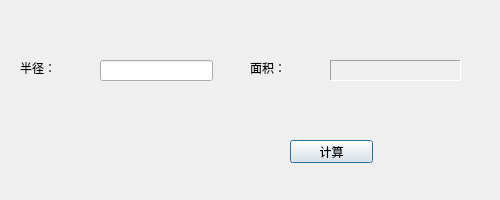
<?xml version="1.0" encoding="UTF-8"?>
<ui version="4.0">
 <class>Dialog</class>
 <widget class="QDialog" name="Dialog">
  <property name="geometry">
   <rect>
    <x>0</x>
    <y>0</y>
    <width>500</width>
    <height>200</height>
   </rect>
  </property>
  <property name="windowTitle">
   <string>Dialog</string>
  </property>
  <widget class="QLabel" name="radiusLabel">
   <property name="geometry">
    <rect>
     <x>20</x>
     <y>60</y>
     <width>68</width>
     <height>15</height>
    </rect>
   </property>
   <property name="text">
    <string>半径：</string>
   </property>
  </widget>
  <widget class="QLabel" name="areaLabel_1">
   <property name="geometry">
    <rect>
     <x>250</x>
     <y>60</y>
     <width>68</width>
     <height>15</height>
    </rect>
   </property>
   <property name="text">
    <string>面积：</string>
   </property>
  </widget>
  <widget class="QLabel" name="areaLabel_2">
   <property name="geometry">
    <rect>
     <x>330</x>
     <y>60</y>
     <width>131</width>
     <height>21</height>
    </rect>
   </property>
   <property name="frameShape">
    <enum>QFrame::Panel</enum>
   </property>
   <property name="frameShadow">
    <enum>QFrame::Sunken</enum>
   </property>
   <property name="text">
    <string/>
   </property>
  </widget>
  <widget class="QPushButton" name="countBtn">
   <property name="geometry">
    <rect>
     <x>290</x>
     <y>140</y>
     <width>83</width>
     <height>23</height>
    </rect>
   </property>
   <property name="text">
    <string>计算</string>
   </property>
  </widget>
  <widget class="QLineEdit" name="radiusLineEdit">
   <property name="geometry">
    <rect>
     <x>100</x>
     <y>60</y>
     <width>113</width>
     <height>21</height>
    </rect>
   </property>
  </widget>
 </widget>
 <resources/>
 <connections/>
</ui>
